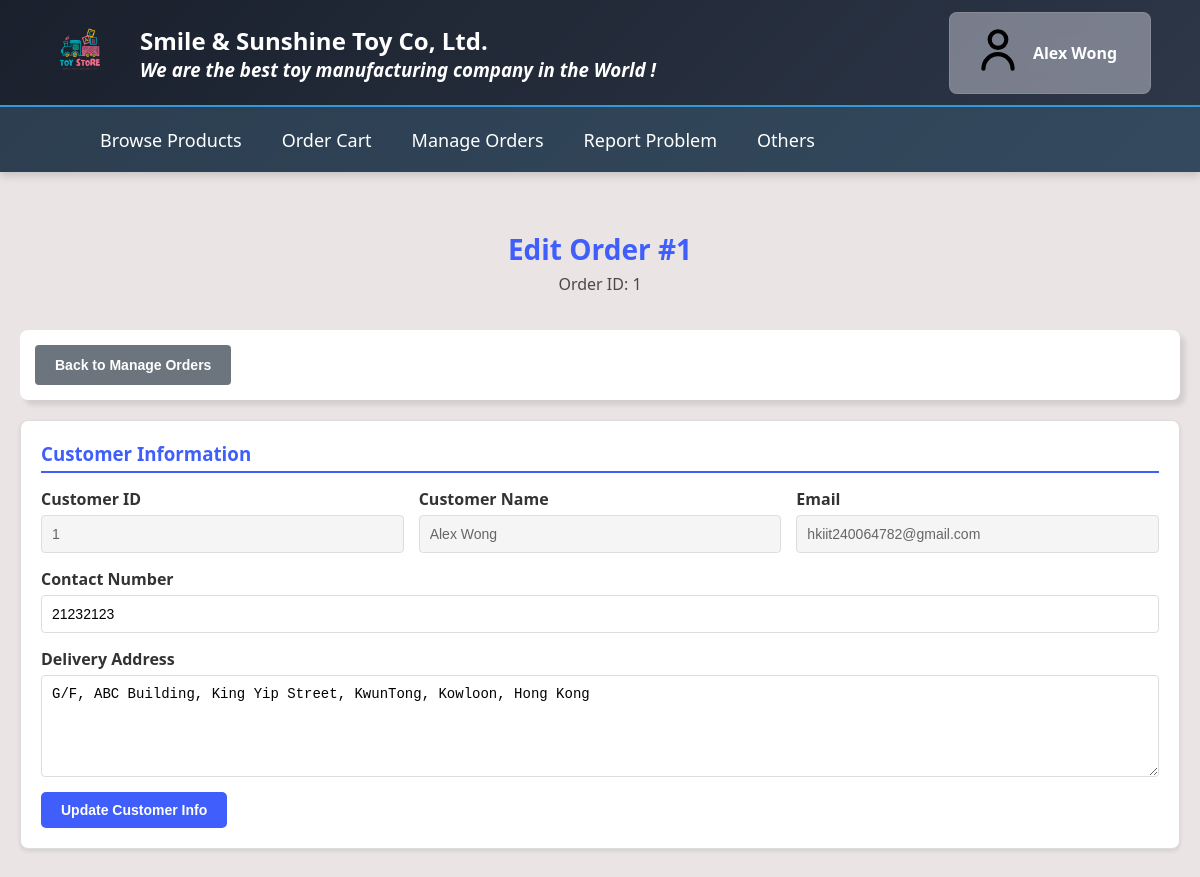
Page /staff/order/edit-order.php?oid=1 (signed in, upper part) on the earlier database version.
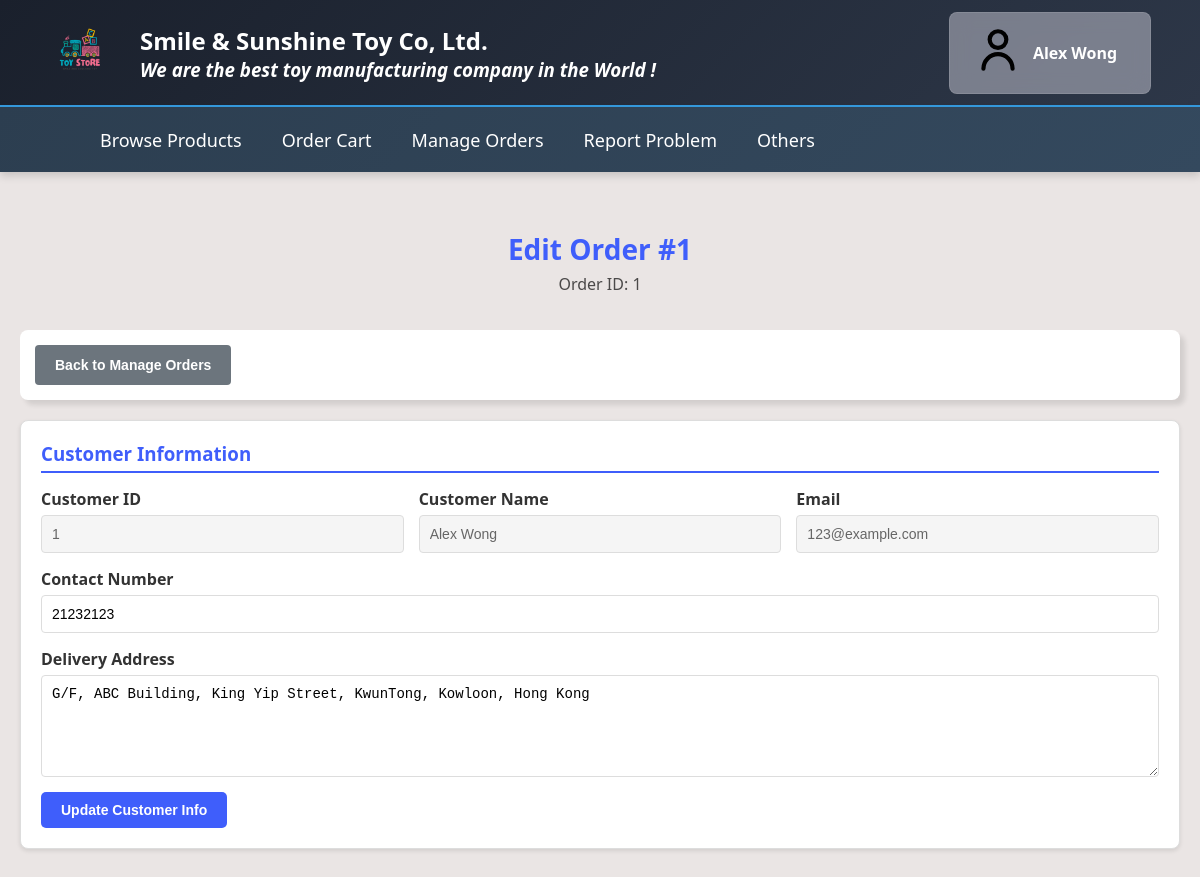
Same page on the later database version.
### tables this page shows
CREATE TABLE `orders` (
  `oid` int(11) NOT NULL AUTO_INCREMENT,
  `odate` datetime NOT NULL,
  `pid` int(11) NOT NULL,
  `oqty` int(11) NOT NULL,
  `ocost` decimal(20,2) NOT NULL,
  `cid` int(11) NOT NULL,
  `odeliverdate` datetime DEFAULT NULL,
  `ostatus` int(11) NOT NULL,
  `ocancel` int(11) DEFAULT 0,
  `proid` int(11) DEFAULT NULL,
  PRIMARY KEY (`oid`),
  KEY `pid_PK_idx` (`pid`),
  KEY `cid_pk_idx` (`cid`),
  CONSTRAINT `cid_pk` FOREIGN KEY (`cid`) REFERENCES `customer` (`cid`),
  CONSTRAINT `pid_pk` FOREIGN KEY (`pid`) REFERENCES `product` (`pid`)
);

CREATE TABLE `customer` (
  `cid` int(11) NOT NULL AUTO_INCREMENT,
  `cname` varchar(255) NOT NULL,
  `cemail` varchar(255) DEFAULT NULL,
  `cpassword` varchar(255) NOT NULL,
  `ctel` int(11) DEFAULT NULL,
  `caddr` text DEFAULT NULL,
  `company` varchar(255) DEFAULT NULL,
  `lastSession` longtext DEFAULT NULL CHECK (json_valid(`lastSession`)),
  `cimage` varchar(255) DEFAULT NULL,
  `cavail` tinyint(1) DEFAULT 1,
  PRIMARY KEY (`cid`)
);

### staff/order/edit-order.php (the view, shortened to what this page needs)
<?php
require_once __DIR__ . "/../../config/database.php";
$oid = $_GET["oid"] ?? "";
$stmt = $conn->prepare("SELECT o.*, c.*, p.*
                        FROM orders o, customer c, product p
                        WHERE o.cid = c.cid AND o.pid = p.pid AND o.oid = ?");
$stmt->bind_param("i", $oid);
$stmt->execute();
$result = $stmt->get_result();
$order = $result->fetch_assoc();
?>
<!DOCTYPE html>
<html lang="en">
    <head>
        <?php require_once __DIR__ . "/../../includes/head-setting.php"; ?>
        <link rel="stylesheet" href="styles/style-items.css">
    </head>
    <body>
        <div id="main-page">
            <?php require_once __DIR__ . "/../../includes/header.php"; ?>
            <div id="main-section">
                <div id="items-container">
                    <div id="items-header">
                        <h2>Edit Order #<?= $oid ?></h2>
                        <p>Order ID: <?= $order["proid"] ?></p>
                    </div>
                    <div id="items-controls">
                        <div id="control-actions">
                            <button id="back-btn" onclick="window.location.href='staff/order/manage-customer-orders.php'">Back to Manage Orders</button>
                        </div>
                    </div>
                    <div class="edit-section">
                        <h3>Customer Information</h3>
                        <form method="POST">
                            <div class="form-grid">
                                <div class="form-group">
                                    <label>Customer ID</label>
                                    <input type="text" value="<?= $order["cid"] ?>" readonly class="readonly">
                                </div>
                                <div class="form-group">
                                    <label>Customer Name</label>
                                    <input type="text" name="cname" value="<?= $order["cname"] ?>" readonly class="readonly">
                                </div>
                                <div class="form-group">
                                    <label>Email</label>
                                    <input type="email" value="<?= $order["cemail"] ?>" readonly class="readonly">
                                </div>
                                <div class="form-group">
                                    <label>Contact Number</label>
                                    <input type="text" name="ctel" value="<?= $order["ctel"] ?>" required>
                                </div>
                            </div>
                            <div class="form-group">
                                <label>Delivery Address</label>
                                <textarea name="caddr" rows="3" required><?= $order["caddr"] ?></textarea>
                            </div>
                            <div class="button-group">
                                <button type="submit" name="update_customer" class="btn btn-primary">Update Customer Info</button>
                            </div>
                        </form>
                    </div>
                </div>
            </div>
        </div>
    </body>
</html>

Differences in the rows shown:
changed through a linked row, orders "Alex Wong": cid.cemail "hkiit240064782@gmail.com" → "123@example.com"
